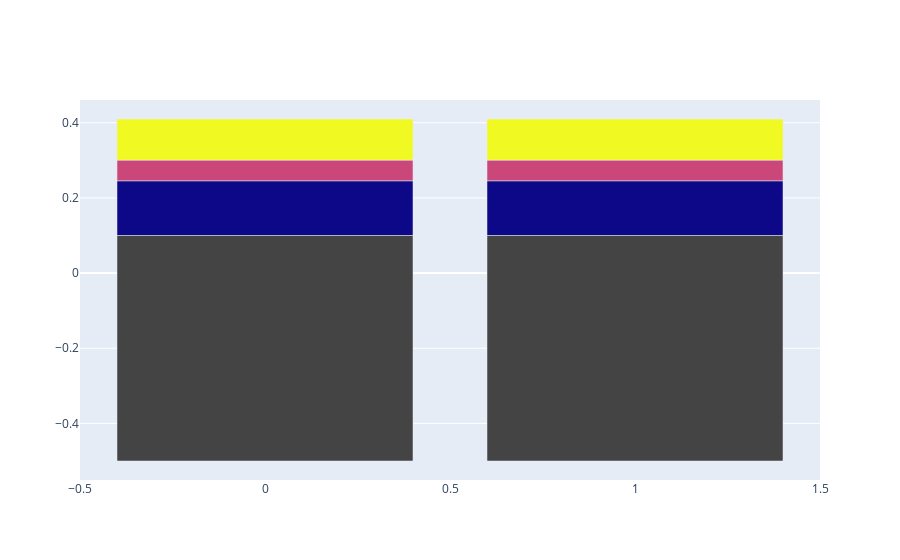

Write notebook code for a chart like this one.
### Code cell
import plotly.graph_objects as go

# Although this method works you cannot specify a name for each horizon.


df["name"] = pd.to_numeric(df["name"], errors="coerce")

fig = go.Figure()
print(df)
fig.add_trace(
    go.Bar(
        x=df["cell_number"],
        y=df["thickness"],
        base=df["bottom"],
        marker_color=df["name"],
        hovertemplate="Top: %{y:.4f}m"
            + "<br>Bottom: %{base:.4f}"
            + "<br>Thickness: %{customdata[0]:,.4f}"
            + "<br><b>Cell</b>: %{x}<br>",
            customdata= df[["thickness"]],
    )
)
fig.update_layout(barmode="stack")
fig.show()

### Figure 1 — Plotly figure (JSON) as saved in the notebook; plotly's stock layout.template omitted (floating-point values rounded to 4 significant figures)
{"data": [{"base": [0.3, 0.245, 0.1, -0.5, 0.3, 0.245, 0.1, -0.5], "customdata": [[0.11], [0.055], [0.145], [0.6], [0.11], [0.055], [0.145], [0.6]], "hovertemplate": "Top: %{y:.4f}m<br>Bottom: %{base:.4f}<br>Thickness: %{customdata[0]:,.4f}<br><b>Cell</b>: %{x}<br>", "marker": {"color": [2, 1, 0, null, 2, 1, 0, null]}, "type": "bar", "x": [0, 0, 0, 0, 1, 1, 1, 1], "y": [0.11, 0.055, 0.145, 0.6, 0.11, 0.055, 0.145, 0.6]}], "layout": {"barmode": "stack"}}
